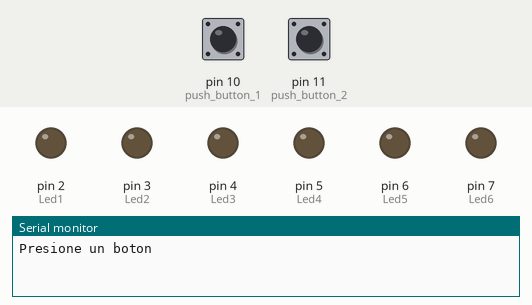
The sketch below on a simulated Arduino Uno, built with avr-gcc and run on an emulated ATmega328P. Shown: output pins drawn as LEDs (lit = HIGH), the last lines printed to the serial monitor. Inputs (shaded band) come from the test bench; at power-on: pin 10 (push_button_1) LOW, pin 11 (push_button_2) LOW.

Above: at 1.2 s.
1.3 s: pin 10 (push_button_1) pulled HIGH for 0.15 s
At 1.7 s:
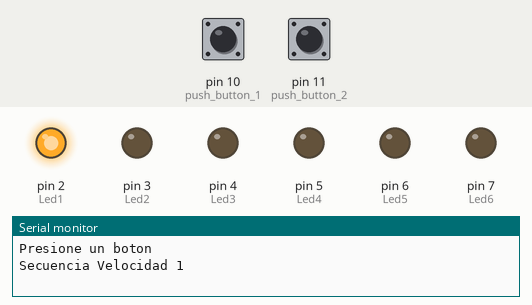
4.4 s: pin 10 (push_button_1) pulled HIGH for 1 s
At 5.3 s:
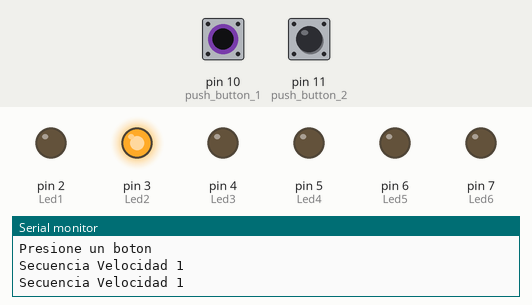
8.4 s: pin 10 (push_button_1) pulled HIGH for 3.2 s
At 9.8 s:
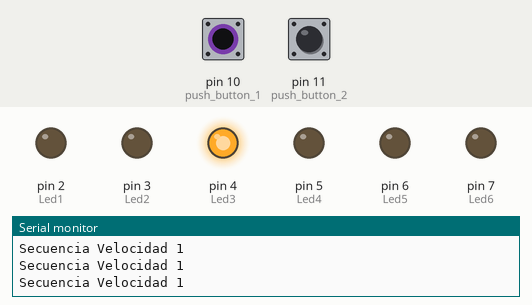
13.1 s: pin 11 (push_button_2) pulled HIGH for 3.2 s
At 21.5 s:
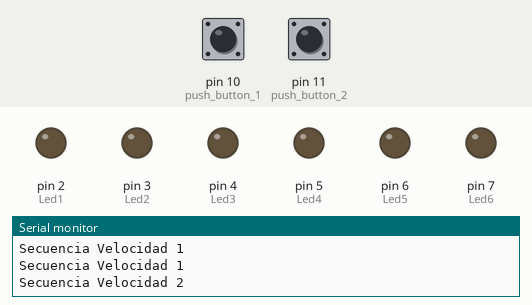
Timing chart, 0 to 21.9 s (numbered marks = the images above; inputs shaded):
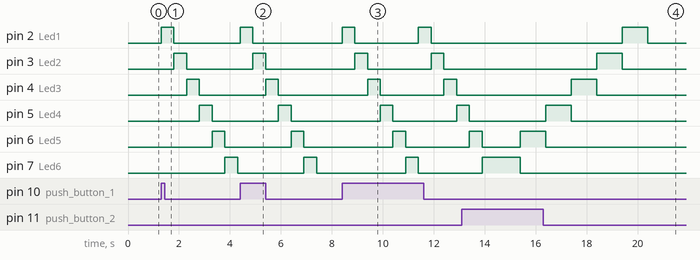

The sketch:

Codigo_Practica_4_PII.ino
```cpp
#define Led1 2
#define Led2 3
#define Led3 4
#define Led4 5
#define Led5 6
#define Led6 7
#define push_button_1 10
#define push_button_2 11

void setup() {
  Serial.begin(9600);
  pinMode(Led1, OUTPUT);
  pinMode(Led2, OUTPUT);
  pinMode(Led3, OUTPUT);
  pinMode(Led4, OUTPUT);
  pinMode(Led5, OUTPUT);
  pinMode(Led6, OUTPUT);
  pinMode(push_button_1, INPUT);
  pinMode(push_button_2, INPUT);
  Serial.println("Presione un boton");
}

void loop() {
  if(digitalRead(push_button_1) == HIGH) {
    Serial.println("Secuencia Velocidad 1");

    digitalWrite(Led1, HIGH);
    delay(500);
    digitalWrite(Led1, LOW);

    digitalWrite(Led2, HIGH);
    delay(500);
    digitalWrite(Led2, LOW);

    digitalWrite(Led3, HIGH);
    delay(500);
    digitalWrite(Led3, LOW);

    digitalWrite(Led4, HIGH);
    delay(500);
    digitalWrite(Led4, LOW);

    digitalWrite(Led5, HIGH);
    delay(500);
    digitalWrite(Led5, LOW);

    digitalWrite(Led6, HIGH);
    delay(500);
    digitalWrite(Led6, LOW);

  }

    if(digitalRead(push_button_2)== HIGH) {
    Serial.println("Secuencia Velocidad 2");

    digitalWrite(Led6, HIGH);
    delay(1000);
    digitalWrite(Led6, LOW);

    digitalWrite(Led5, HIGH);
    delay(1000);
    digitalWrite(Led5, LOW);

    digitalWrite(Led4, HIGH);
    delay(1000);
    digitalWrite(Led4, LOW);

    digitalWrite(Led3, HIGH);
    delay(1000);
    digitalWrite(Led3, LOW);

    digitalWrite(Led2, HIGH);
    delay(1000);
    digitalWrite(Led2, LOW);

    digitalWrite(Led1, HIGH);
    delay(1000);
    digitalWrite(Led1, LOW);
  }
}
```

Measured:
- after the input at 1.3 s, pin 2 (Led1): LOW → HIGH at once, → LOW 0.50 s later; pin 3 (Led2): LOW → HIGH after 0.50 s, → LOW 0.50 s later; pin 4 (Led3): LOW → HIGH after 1.0 s, → LOW 0.50 s later; pin 5 (Led4): LOW → HIGH after 1.5 s, → LOW 0.50 s later; pin 6 (Led5): LOW → HIGH after 2.0 s, → LOW 0.50 s later
- after the input at 4.4 s, pin 2 (Led1): LOW → HIGH at once, → LOW 0.50 s later; pin 3 (Led2): LOW → HIGH after 0.50 s, → LOW 0.50 s later; pin 4 (Led3): LOW → HIGH after 1.0 s, → LOW 0.50 s later; pin 5 (Led4): LOW → HIGH after 1.5 s, → LOW 0.50 s later; pin 6 (Led5): LOW → HIGH after 2.0 s, → LOW 0.50 s later
- after the input at 8.4 s, pin 2 (Led1): alternates HIGH for 0.50 s and LOW for 2.5 s, starting at once; pin 3 (Led2): alternates HIGH for 0.50 s and LOW for 2.5 s, starting after 0.50 s
- after the input at 13.1 s, pin 2 (Led1): LOW → HIGH after 6.3 s, → LOW 1.0 s later; pin 3 (Led2): LOW → HIGH after 5.3 s, → LOW 1.0 s later; pin 4 (Led3): LOW → HIGH after 4.3 s, → LOW 1.0 s later
